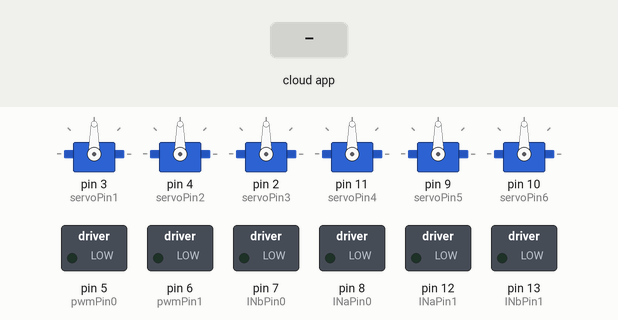
Recording of a sketch running on a simulated Arduino Uno, built with avr-gcc and run on an emulated ATmega328P. On the bench: 6 × servo, switched loads named in the sketch (green lamp = pin HIGH). The test bench sets the inputs (shaded band). The ROS host is connected and sends only what is stated.

Above: at 1.2 s.
1.3 s: the phone or cloud app sets servo1 to 45
At 2.0 s:
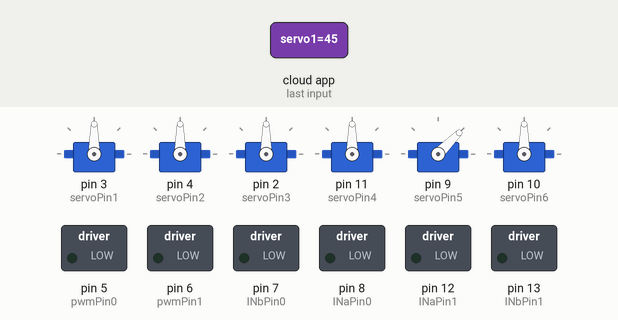
2.8 s: the phone or cloud app sets servo2 to 45
At 4.0 s:
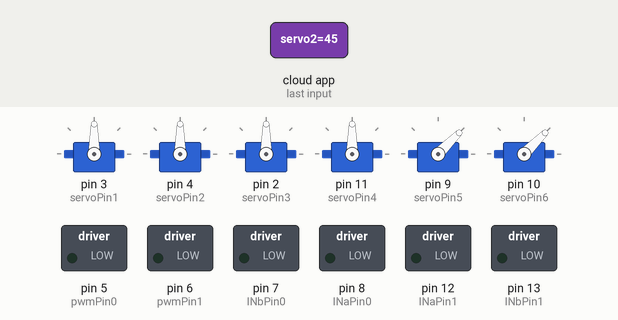
4.3 s: the phone or cloud app sets linear.x to -100
At 4.7 s:
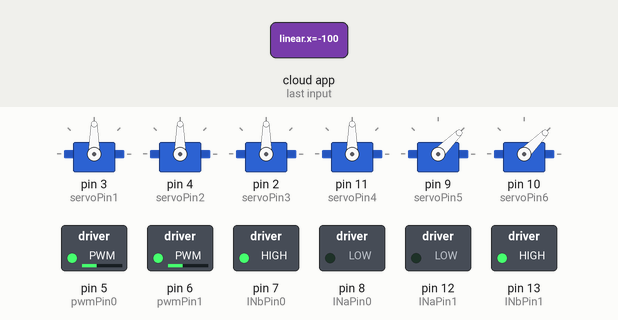
5.8 s: the phone or cloud app sets angular.z to 100
At 6.3 s:
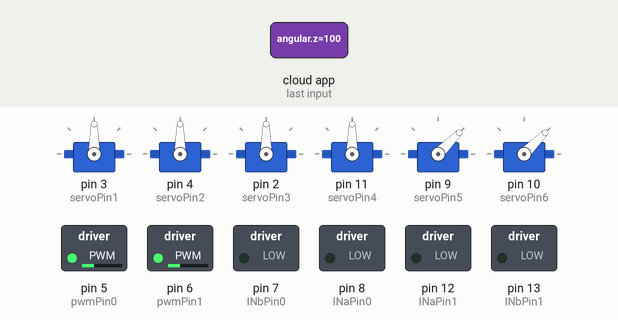
Timing chart, 0 to 8.5 s (numbered marks = the images above; inputs shaded):
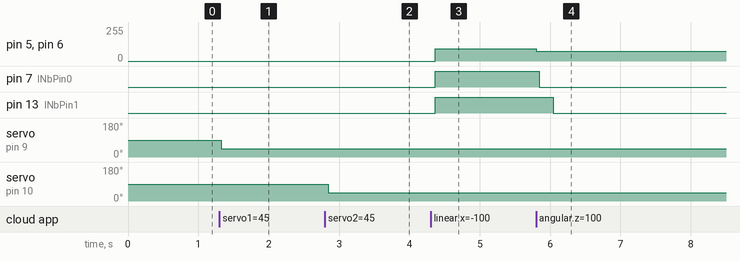

Measured:
- after the input at 1.3 s, servo on pin 9 (servoPin5): 90° → 45° at once
- after the input at 2.8 s, servo on pin 10 (servoPin6): 90° → 45° after 0.05 s
- after the input at 4.3 s, pin 5 (pwmPin0), pin 6 (pwmPin1): 0/255 → 92/255 after 0.07 s; pin 7 (INbPin0), pin 13 (INbPin1): LOW → HIGH after 0.07 s
- after the input at 5.8 s, pin 5 (pwmPin0), pin 6 (pwmPin1): 92/255 → 75/255 at once; pin 7 (INbPin0): HIGH → LOW after 0.05 s; pin 13 (INbPin1): HIGH → LOW after 0.25 s

The sketch:

trashbot_sketch.ino
```cpp
/*
 * rosserial Servo Control Example
 *
 * This sketch demonstrates the control of hobby R/C servos
 * using ROS and the arduiono
 *
 * For the full tutorial write up, visit
 * www.ros.org/wiki/rosserial_arduino_demos
 *
 * For more information on the Arduino Servo Library
 * Checkout :
 * http://www.arduino.cc/en/Reference/Servo
 */

#if defined(ARDUINO) && ARDUINO >= 100
  #include "Arduino.h"
#else
  #include <WProgram.h>
#endif

#include <Servo.h>
#include <ros.h>
#include <string.h>
#include <std_msgs/UInt16.h>
#include <std_msgs/Float64.h>
#include <geometry_msgs/Twist.h>


// ================================================================
// ===                       USER DEFINE                       ===
// ================================================================

#define START_MOTOR  1
#define START_SERVOS 1

// ================================================================
// ===                    MOTOR/SERVO SETTINGS                  ===
// ================================================================


double MIN_LINEAR_BASE_PLAN = 0.079;
double MAX_LINEAR_BASE_PLAN = 0.319;
double MIN_ANGULAR_BASE_PLAN = -1.0;
double MAX_ANGULAR_BASE_PLAN = 1.0;

double MIN_LINEAR = 1.3;
double MAX_LINEAR = 2.0;
double MIN_ANGULAR = -1.5;
double MAX_ANGULAR = 1.5;

double STEP_TIME = 100.0;
double MIN_MOTOR_SPEED = 75.0;

int pwmPin0 = 5; ///< Arduino pin for motor 1 spin control.
int pwmPin1 = 6; ///< Arduino pin for motor 2 spin control.
int INaPin0 = 8; ///< Motor 1 Spin control.
int INbPin0 = 7; ///< Motor 1 Spin control.
int INaPin1 = 12; ///< Motor 2 Spin control.
int INbPin1 = 13; ///< Motor 2 Spin control.

int servoPin1 = 3;
int servoPin2 = 4;
int servoPin3 = 2;
int servoPin4 = 11;
int servoPin5 = 9;
int servoPin6 = 10;

uint16_t currentServo1 = 0;
uint16_t currentServo2 = 0;
int currentright = 0;
int currentleft = 0;
double rightdelay = 0;
double leftdelay = 0;
double onedelay = 0;

Servo servo1;
Servo servo2;
Servo servo3;
Servo servo4;
Servo servo5;
Servo servo6;

geometry_msgs::Twist twist_msg;
ros::Publisher cmd_vel_debug("cmd_vel_debug", &twist_msg);

// ================================================================
// ===                    FUNCTIONS                    ===
// ================================================================
double sign(double val){
  if (val>0){
    return 1.0;
  }
  else if (val<0){
    return -1.0;
  }
  else{
    return 0.0;
  }
}

/**
 * Servos setup function
 *
 * This function attaches servos to their respective pins
 *
 * @param none
 * @retval  none
 */
void start_servos(){
    // initialize servos
    servo1.attach(servoPin1);
    servo2.attach(servoPin2);
    servo3.attach(servoPin3);
    servo4.attach(servoPin4);
    servo5.attach(servoPin5);
    servo6.attach(servoPin6);
}

/**
 * Servo control function
 *
 * The servo controller excepts an angle between 0 and 180 and
 * the particular Servo (class) you would like to control.
 *
 * @param angle angle (0 to 180 degrees)
 * @param servo servo to set angle to
 */
void control_servo1(const std_msgs::UInt16& cmd_msg){
    while (currentServo1 != cmd_msg.data){
      if (abs(cmd_msg.data - currentServo1 <= 5.0)){
        currentServo1 = cmd_msg.data;
      }
      else{
        currentServo1 = currentServo1 + sign(cmd_msg.data - currentServo1)*5;
      }
      servo5.write(currentServo1);
    }
}

void control_servo2(const std_msgs::UInt16& cmd_msg){
    while (currentServo2 != cmd_msg.data){
      if (abs(cmd_msg.data - currentServo2 <= 5.0)){
        currentServo2 = cmd_msg.data;
      }
      else{
        currentServo2 = currentServo2 + sign(cmd_msg.data - currentServo2)*5;
      }
      servo6.write(currentServo2);
    }
}


/**
 * Motor setup function
 *
 * This function sets up the pins to control 2 motors
 *
 * @param none
 * @retval  none
 */
void start_motor(){
    // set pins to output
    pinMode(pwmPin0, OUTPUT);
    pinMode(pwmPin1, OUTPUT);
    pinMode(INaPin0, OUTPUT);
    pinMode(INbPin0, OUTPUT);
    pinMode(INaPin1, OUTPUT);
    pinMode(INbPin1, OUTPUT);
}

/**
 * Motor control function
 *
 * The motor controler itself expects a positive integer as speed setting.
 * Forward an backwards rotation are handled through the INaPin and INbPin
 * pin.
 *
 * @param speed controls rotation rate
 * @param pwmPin motor pin for speed control
 * @param INaPin motor pin for motor spin direction A
 * @param INbPin motor pin for motor spin direction B
 */
void write_to_motor(int speed, int pwmPin, int INaPin, int INbPin){
    if(speed > 0){
        analogWrite(pwmPin, speed);
        digitalWrite(INaPin, HIGH);
        digitalWrite(INbPin, LOW);
    }
    else if(speed < 0){
        analogWrite(pwmPin, -speed);
        digitalWrite(INaPin, LOW);
        digitalWrite(INbPin, HIGH);
    }
    else{
        digitalWrite(INaPin, LOW);
        digitalWrite(INbPin, LOW);
    }
}

/**
 * Function to tranform a value x which is in the current range to the target range.
 *
 * @param x, the value that is within the current range
 * @param curr_min, the lower bound of the current range
 * @param curr_max, the upper bound of the current range
 * @param targ_min, the lower bound of the target range
 * @param targ_max, the upper bound of the target range
 * @retval y, the new value within the target range
 */
double scale_range(double x, double curr_min, double curr_max, double targ_min, double targ_max){
  return ((x - curr_min) / (curr_max - curr_min)) * (targ_max - targ_min) + targ_min;
}

/**
 * Main motor function
 *
 * Takes a ros::geometry_msgs::Twist command converts it to a
 * right and left integer (for each motor) and writes to both
 * motors.
 *
 * @param cmd_msg from the subsribed ros topic "cmd_vel"
 * @retval none
 */
void control_motor(const geometry_msgs::Twist& cmd_msg){
    double x;
    if(cmd_msg.linear.x == 0.0){
      x = 0.0;
    }else{
      x = scale_range(cmd_msg.linear.x,
                              MIN_LINEAR_BASE_PLAN,
                              MAX_LINEAR_BASE_PLAN,
                              MIN_LINEAR,
                              MAX_LINEAR);
    }
    double angular;
    if(cmd_msg.angular.z == 0.0){
     angular = 0.0;
    }else{
      angular = scale_range(cmd_msg.angular.z,
                                    MIN_ANGULAR_BASE_PLAN,
                                    MAX_ANGULAR_BASE_PLAN,
                                    MIN_ANGULAR,
                                    MAX_ANGULAR);
    }
    geometry_msgs::Twist debug_msg;

    debug_msg.linear.x = float(x);
    debug_msg.angular.z = float(angular);

    cmd_vel_debug.publish(&debug_msg);

    int right = int((x + angular) * 50);
    int left = int((x - angular) * 50);

    // control motors
    currentright = right;
    currentleft = left;
  }


// ================================================================
// ===                      SETUP                       ===
// ================================================================
/**
* Setup of the Arduino node.
*
* - Set serial communication speed to 115200
* - Initialize motor controls
* - Initialize servo controls
*/

ros::NodeHandle nh;

ros::Subscriber<std_msgs::UInt16> sub_servo1("servo1", control_servo1);
ros::Subscriber<std_msgs::UInt16> sub_servo2("servo2", control_servo2);
ros::Subscriber<geometry_msgs::Twist> sub_motors("cmd_vel", control_motor);


void setup() {
    nh.initNode();
    nh.subscribe(sub_servo1);
    nh.subscribe(sub_servo2);
    nh.subscribe(sub_motors);
    nh.advertise(cmd_vel_debug);

    if (START_SERVOS == 1){
        start_servos();
    }
    if (START_MOTOR == 1){
        start_motor();
    }
}

// ================================================================
// ===                    MAIN PROGRAM LOOP                     ===
// ================================================================

void loop(){
    nh.spinOnce();
    if ((abs(currentright) < MIN_MOTOR_SPEED)&&(abs(currentright)<MIN_MOTOR_SPEED)){
        rightdelay = STEP_TIME*(double)abs(currentright)/MIN_MOTOR_SPEED;
        leftdelay = STEP_TIME*(double)abs(currentleft)/MIN_MOTOR_SPEED;
        write_to_motor((double)sign(currentright)*MIN_MOTOR_SPEED, pwmPin0, INaPin0, INbPin0);
        write_to_motor((double)sign(currentleft)*MIN_MOTOR_SPEED, pwmPin1, INaPin1, INbPin1);
        delay(min(rightdelay, leftdelay));
      if (rightdelay < leftdelay){
        delay(rightdelay);
        write_to_motor(0.0, pwmPin0, INaPin0, INbPin0);
        delay(leftdelay-rightdelay);
        write_to_motor(0.0, pwmPin1, INaPin1, INbPin1);
        delay(STEP_TIME-leftdelay);
      }
      else{
        delay(leftdelay);
        write_to_motor(0.0, pwmPin1, INaPin1, INbPin1);
        delay(rightdelay-leftdelay);
        write_to_motor(0.0, pwmPin0, INaPin0, INbPin0);
        delay(STEP_TIME-rightdelay);
      }
    }
    else if ((abs(currentright) < MIN_MOTOR_SPEED)||(abs(currentright)<MIN_MOTOR_SPEED)){
      if (abs(currentright) < abs(currentright)){
        onedelay = STEP_TIME*(double)abs(currentright)/MIN_MOTOR_SPEED;
        write_to_motor((double)sign(currentright)*MIN_MOTOR_SPEED, pwmPin0, INaPin0, INbPin0);
        write_to_motor(currentleft, pwmPin1, INaPin1, INbPin1);
        delay(onedelay);
        write_to_motor(0.0, pwmPin0, INaPin0, INbPin0);
      }
      else{
        onedelay = STEP_TIME*(double)abs(currentleft)/MIN_MOTOR_SPEED;
        write_to_motor((double)sign(currentleft)*MIN_MOTOR_SPEED, pwmPin1, INaPin1, INbPin1);
        write_to_motor(currentright, pwmPin0, INaPin0, INbPin0);
        delay(onedelay);
        write_to_motor(0.0, pwmPin1, INaPin1, INbPin1);
      }
    }
    else{
      write_to_motor(currentright, pwmPin0, INaPin0, INbPin0);
      write_to_motor(currentleft, pwmPin1, INaPin1, INbPin1);
      delay(1);
    }
}
```
